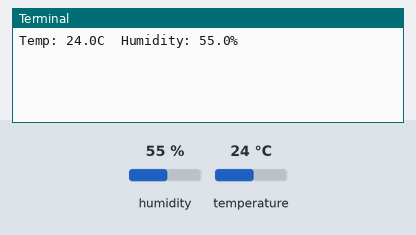
Recording of a program running on a simulated Raspberry Pi (BCM pin numbers). Parts: the last lines printed to the terminal. Inputs (shaded band) come from the test bench; at power-on: humidity 55 %, temperature 24 °C.

Above: at 1.2 s.
1.3 s: humidity set to 22 %
At 6.7 s:
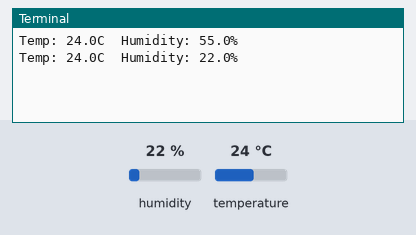
7.6 s: temperature set to 12 °C
At 11.4 s:
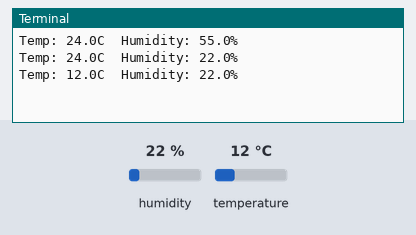
13.9 s: humidity set to 40 %
At 17.3 s:
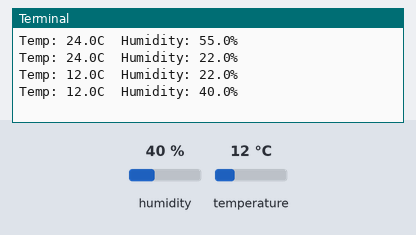
Timing chart, 0 to 18.8 s (numbered marks = the images above; inputs shaded):
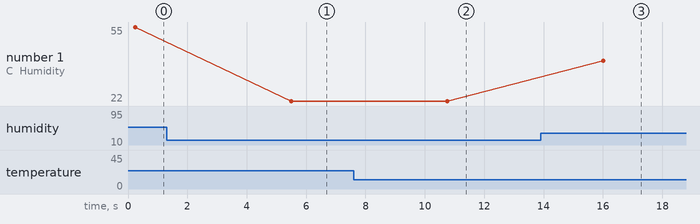

Measured:
- after the input at 1.3 s, the terminal: prints a new line after 4.2 s (image 1)
- after the input at 7.6 s, the terminal: prints a new line after 3.2 s (image 2)
- after the input at 13.9 s, the terminal: prints a new line after 2.1 s (image 3)
- plotted number 1: 55 → 22 after the input at 1.3 s, 22 → 40 after the input at 13.9 s

The program:

TestDHT22.py
```python
import time
import board
import adafruit_dht

# Initialize the DHT22 sensor on GPIO4
dht_device = adafruit_dht.DHT22(board.D4)

try:
    while True:
        # Try to get the temperature and humidity from the sensor
        temperature = dht_device.temperature
        humidity = dht_device.humidity

        if temperature is not None and humidity is not None:
            print(f"Temp: {temperature}C  Humidity: {humidity}%")
        else:
            print("Failed to retrieve data from the sensor")

        # Wait for 2 seconds before the next reading
        time.sleep(5)

except KeyboardInterrupt:
    print("Program interrupted. Cleaning up...")
    # Cleanup the sensor when the program is interrupted
    dht_device.exit()
```
